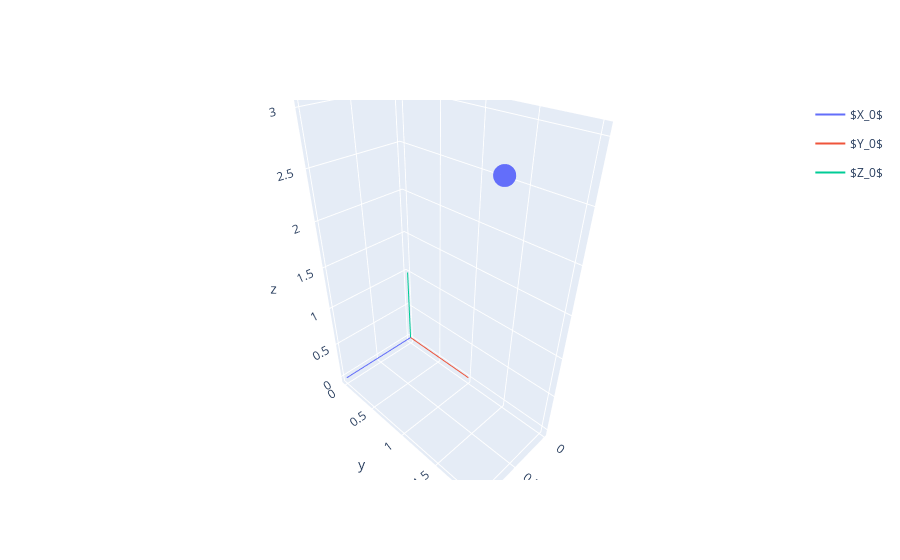

Source (notebook cell):
### Code cell
import plotly.express as px
import plotly.graph_objects as go
import numpy as np 
import pandas as pd
# Line=["$X_0$","$X_0$","$Y_0$","$Y_0$","$Z_0$","$Z_0$","$X_1$","$X_1$","$Y_1$","$Y_1$","$Z_1$","$Z_1$"]
Line=["$X_0$","$X_0$","$Y_0$","$Y_0$","$Z_0$","$Z_0$"]
x = np.array([0,1,0,0,0,0])
y = np.array([0,0,0,1,0,0])
z = np.array([0,0,0,0,0,1])
df1 = pd.DataFrame({"Line":Line,"x": x, "y":y, "z":z})
display(df1)
fig = px.line_3d(df1, x="x", y="y", z="z",color='Line')

df2=pd.DataFrame({"x": [1], "y":[2], "z":[3]})
fig2 = px.scatter_3d(df2, x="x", y="y", z="z")

fig3 = go.Figure(data=fig.data + fig2.data)

fig3.update_layout({
    'plot_bgcolor': 'rgba(0, 0, 0, 0.5)',
    'paper_bgcolor': 'rgba(0, 0, 0, 0)'
    })

display(df2)
fig3.show()

### Figure 1 — Plotly figure (JSON) as saved in the notebook; plotly's stock layout.template omitted (floating-point values rounded to 4 significant figures)
{"data": [{"hovertemplate": "Line=$X_0$<br>x=%{x}<br>y=%{y}<br>z=%{z}<extra></extra>", "legendgroup": "$X_0$", "line": {"color": "#636efa", "dash": "solid"}, "marker": {"symbol": "circle"}, "mode": "lines", "name": "$X_0$", "scene": "scene", "showlegend": true, "type": "scatter3d", "x": [0, 1], "y": [0, 0], "z": [0, 0]}, {"hovertemplate": "Line=$Y_0$<br>x=%{x}<br>y=%{y}<br>z=%{z}<extra></extra>", "legendgroup": "$Y_0$", "line": {"color": "#EF553B", "dash": "solid"}, "marker": {"symbol": "circle"}, "mode": "lines", "name": "$Y_0$", "scene": "scene", "showlegend": true, "type": "scatter3d", "x": [0, 0], "y": [0, 1], "z": [0, 0]}, {"hovertemplate": "Line=$Z_0$<br>x=%{x}<br>y=%{y}<br>z=%{z}<extra></extra>", "legendgroup": "$Z_0$", "line": {"color": "#00cc96", "dash": "solid"}, "marker": {"symbol": "circle"}, "mode": "lines", "name": "$Z_0$", "scene": "scene", "showlegend": true, "type": "scatter3d", "x": [0, 0], "y": [0, 0], "z": [0, 1]}, {"hovertemplate": "x=%{x}<br>y=%{y}<br>z=%{z}<extra></extra>", "legendgroup": "", "marker": {"color": "#636efa", "symbol": "circle"}, "mode": "markers", "name": "", "scene": "scene", "showlegend": false, "type": "scatter3d", "x": [1], "y": [2], "z": [3]}], "layout": {"paper_bgcolor": "rgba(0, 0, 0, 0)", "plot_bgcolor": "rgba(0, 0, 0, 0.5)"}}
